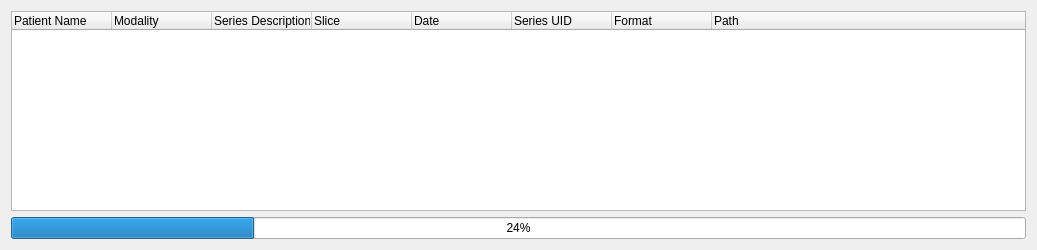
<?xml version="1.0" encoding="UTF-8"?>
<ui version="4.0">
 <class>ImagePage</class>
 <widget class="QWizardPage" name="ImagePage">
  <property name="geometry">
   <rect>
    <x>0</x>
    <y>0</y>
    <width>1037</width>
    <height>245</height>
   </rect>
  </property>
  <property name="windowTitle">
   <string>Image Page</string>
  </property>
  <property name="title">
   <string>Select image series</string>
  </property>
  <layout class="QVBoxLayout" name="verticalLayout">
   <item>
    <widget class="QTreeWidget" name="treeWidget">
     <property name="minimumSize">
      <size>
       <width>1000</width>
       <height>200</height>
      </size>
     </property>
     <property name="columnCount">
      <number>8</number>
     </property>
     <attribute name="headerVisible">
      <bool>true</bool>
     </attribute>
     <column>
      <property name="text">
       <string>Patient Name</string>
      </property>
     </column>
     <column>
      <property name="text">
       <string>Modality</string>
      </property>
     </column>
     <column>
      <property name="text">
       <string>Series Description</string>
      </property>
     </column>
     <column>
      <property name="text">
       <string>Slice</string>
      </property>
     </column>
     <column>
      <property name="text">
       <string>Date</string>
      </property>
     </column>
     <column>
      <property name="text">
       <string>Series UID</string>
      </property>
     </column>
     <column>
      <property name="text">
       <string>Format</string>
      </property>
     </column>
     <column>
      <property name="text">
       <string>Path</string>
      </property>
     </column>
    </widget>
   </item>
   <item>
    <widget class="QProgressBar" name="progressBar">
     <property name="value">
      <number>24</number>
     </property>
    </widget>
   </item>
  </layout>
 </widget>
 <resources/>
 <connections/>
</ui>
